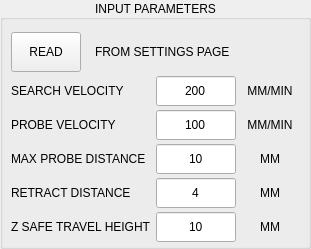
         <widget class="QGroupBox" name="groupbox_parameters">
          <property name="title">
           <string>INPUT PARAMETERS</string>
          </property>
          <property name="alignment">
           <set>Qt::AlignCenter</set>
          </property>
          <layout class="QVBoxLayout" name="verticalLayout">
           <property name="spacing">
            <number>4</number>
           </property>
           <property name="leftMargin">
            <number>8</number>
           </property>
           <property name="topMargin">
            <number>12</number>
           </property>
           <property name="rightMargin">
            <number>8</number>
           </property>
           <property name="bottomMargin">
            <number>4</number>
           </property>
           <item>
            <widget class="QWidget" name="widget_read_settings" native="true">
             <property name="minimumSize">
              <size>
               <width>0</width>
               <height>40</height>
              </size>
             </property>
             <property name="maximumSize">
              <size>
               <width>16777215</width>
               <height>40</height>
              </size>
             </property>
             <layout class="QHBoxLayout" name="horizontalLayout_12">
              <property name="spacing">
               <number>4</number>
              </property>
              <property name="leftMargin">
               <number>0</number>
              </property>
              <property name="topMargin">
               <number>0</number>
              </property>
              <property name="rightMargin">
               <number>0</number>
              </property>
              <property name="bottomMargin">
               <number>0</number>
              </property>
              <item>
               <widget class="QPushButton" name="btn_read_settings">
                <property name="sizePolicy">
                 <sizepolicy hsizetype="Preferred" vsizetype="Preferred">
                  <horstretch>0</horstretch>
                  <verstretch>0</verstretch>
                 </sizepolicy>
                </property>
                <property name="minimumSize">
                 <size>
                  <width>70</width>
                  <height>40</height>
                 </size>
                </property>
                <property name="maximumSize">
                 <size>
                  <width>70</width>
                  <height>40</height>
                 </size>
                </property>
                <property name="text">
                 <string>READ</string>
                </property>
               </widget>
              </item>
              <item>
               <widget class="QLabel" name="label">
                <property name="sizePolicy">
                 <sizepolicy hsizetype="Preferred" vsizetype="Preferred">
                  <horstretch>0</horstretch>
                  <verstretch>0</verstretch>
                 </sizepolicy>
                </property>
                <property name="minimumSize">
                 <size>
                  <width>0</width>
                  <height>0</height>
                 </size>
                </property>
                <property name="maximumSize">
                 <size>
                  <width>16777215</width>
                  <height>16777215</height>
                 </size>
                </property>
                <property name="text">
                 <string>FROM SETTINGS PAGE</string>
                </property>
                <property name="indent">
                 <number>10</number>
                </property>
               </widget>
              </item>
             </layout>
            </widget>
           </item>
           <item>
            <widget class="QWidget" name="widget_search_vel" native="true">
             <property name="minimumSize">
              <size>
               <width>0</width>
               <height>30</height>
              </size>
             </property>
             <property name="maximumSize">
              <size>
               <width>16777215</width>
               <height>30</height>
              </size>
             </property>
             <layout class="QHBoxLayout" name="horizontalLayout_9">
              <property name="spacing">
               <number>4</number>
              </property>
              <property name="leftMargin">
               <number>0</number>
              </property>
              <property name="topMargin">
               <number>0</number>
              </property>
              <property name="rightMargin">
               <number>0</number>
              </property>
              <property name="bottomMargin">
               <number>0</number>
              </property>
              <item>
               <widget class="QLabel" name="lbl_search_vel">
                <property name="sizePolicy">
                 <sizepolicy hsizetype="Preferred" vsizetype="Preferred">
                  <horstretch>0</horstretch>
                  <verstretch>0</verstretch>
                 </sizepolicy>
                </property>
                <property name="minimumSize">
                 <size>
                  <width>0</width>
                  <height>0</height>
                 </size>
                </property>
                <property name="maximumSize">
                 <size>
                  <width>16777215</width>
                  <height>16777215</height>
                 </size>
                </property>
                <property name="text">
                 <string>SEARCH VELOCITY</string>
                </property>
               </widget>
              </item>
              <item>
               <widget class="QLineEdit" name="lineEdit_search_vel">
                <property name="sizePolicy">
                 <sizepolicy hsizetype="Preferred" vsizetype="Preferred">
                  <horstretch>0</horstretch>
                  <verstretch>0</verstretch>
                 </sizepolicy>
                </property>
                <property name="minimumSize">
                 <size>
                  <width>80</width>
                  <height>0</height>
                 </size>
                </property>
                <property name="maximumSize">
                 <size>
                  <width>80</width>
                  <height>16777215</height>
                 </size>
                </property>
                <property name="text">
                 <string>200</string>
                </property>
                <property name="maxLength">
                 <number>8</number>
                </property>
                <property name="alignment">
                 <set>Qt::AlignCenter</set>
                </property>
               </widget>
              </item>
              <item>
               <widget class="QLabel" name="lbl_search_unit">
                <property name="minimumSize">
                 <size>
                  <width>60</width>
                  <height>24</height>
                 </size>
                </property>
                <property name="maximumSize">
                 <size>
                  <width>60</width>
                  <height>24</height>
                 </size>
                </property>
                <property name="text">
                 <string>MM/MIN</string>
                </property>
                <property name="scaledContents">
                 <bool>true</bool>
                </property>
                <property name="alignment">
                 <set>Qt::AlignCenter</set>
                </property>
               </widget>
              </item>
             </layout>
            </widget>
           </item>
           <item>
            <widget class="QWidget" name="widget_probe_vel" native="true">
             <property name="minimumSize">
              <size>
               <width>0</width>
               <height>30</height>
              </size>
             </property>
             <property name="maximumSize">
              <size>
               <width>16777215</width>
               <height>30</height>
              </size>
             </property>
             <layout class="QHBoxLayout" name="horizontalLayout_8">
              <property name="spacing">
               <number>4</number>
              </property>
              <property name="leftMargin">
               <number>0</number>
              </property>
              <property name="topMargin">
               <number>0</number>
              </property>
              <property name="rightMargin">
               <number>0</number>
              </property>
              <property name="bottomMargin">
               <number>0</number>
              </property>
              <item>
               <widget class="QLabel" name="lbl_probe_vel">
                <property name="sizePolicy">
                 <sizepolicy hsizetype="Preferred" vsizetype="Preferred">
                  <horstretch>0</horstretch>
                  <verstretch>0</verstretch>
                 </sizepolicy>
                </property>
                <property name="minimumSize">
                 <size>
                  <width>0</width>
                  <height>0</height>
                 </size>
                </property>
                <property name="maximumSize">
                 <size>
                  <width>16777215</width>
                  <height>16777215</height>
                 </size>
                </property>
                <property name="text">
                 <string>PROBE VELOCITY</string>
                </property>
               </widget>
              </item>
              <item>
               <widget class="QLineEdit" name="lineEdit_probe_vel">
                <property name="sizePolicy">
                 <sizepolicy hsizetype="Preferred" vsizetype="Preferred">
                  <horstretch>0</horstretch>
                  <verstretch>0</verstretch>
                 </sizepolicy>
                </property>
                <property name="minimumSize">
                 <size>
                  <width>80</width>
                  <height>0</height>
                 </size>
                </property>
                <property name="maximumSize">
                 <size>
                  <width>80</width>
                  <height>16777215</height>
                 </size>
                </property>
                <property name="text">
                 <string>100</string>
                </property>
                <property name="maxLength">
                 <number>8</number>
                </property>
                <property name="alignment">
                 <set>Qt::AlignCenter</set>
                </property>
               </widget>
              </item>
              <item>
               <widget class="QLabel" name="lbl_probe_unit">
                <property name="minimumSize">
                 <size>
                  <width>60</width>
                  <height>24</height>
                 </size>
                </property>
                <property name="maximumSize">
                 <size>
                  <width>60</width>
                  <height>24</height>
                 </size>
                </property>
                <property name="text">
                 <string>MM/MIN</string>
                </property>
                <property name="scaledContents">
                 <bool>true</bool>
                </property>
                <property name="alignment">
                 <set>Qt::AlignCenter</set>
                </property>
               </widget>
              </item>
             </layout>
            </widget>
           </item>
           <item>
            <widget class="QWidget" name="widget_max_probe" native="true">
             <property name="minimumSize">
              <size>
               <width>0</width>
               <height>30</height>
              </size>
             </property>
             <property name="maximumSize">
              <size>
               <width>16777215</width>
               <height>30</height>
              </size>
             </property>
             <layout class="QHBoxLayout" name="horizontalLayout_7">
              <property name="spacing">
               <number>4</number>
              </property>
              <property name="leftMargin">
               <number>0</number>
              </property>
              <property name="topMargin">
               <number>0</number>
              </property>
              <property name="rightMargin">
               <number>0</number>
              </property>
              <property name="bottomMargin">
               <number>0</number>
              </property>
              <item>
               <widget class="QLabel" name="lbl_max_probe">
                <property name="sizePolicy">
                 <sizepolicy hsizetype="Preferred" vsizetype="Preferred">
                  <horstretch>0</horstretch>
                  <verstretch>0</verstretch>
                 </sizepolicy>
                </property>
                <property name="minimumSize">
                 <size>
                  <width>0</width>
                  <height>0</height>
                 </size>
                </property>
                <property name="maximumSize">
                 <size>
                  <width>16777215</width>
                  <height>16777215</height>
                 </size>
                </property>
                <property name="text">
                 <string>MAX PROBE DISTANCE</string>
                </property>
               </widget>
              </item>
              <item>
               <widget class="QLineEdit" name="lineEdit_max_probe">
                <property name="sizePolicy">
                 <sizepolicy hsizetype="Preferred" vsizetype="Preferred">
                  <horstretch>0</horstretch>
                  <verstretch>0</verstretch>
                 </sizepolicy>
                </property>
                <property name="minimumSize">
                 <size>
                  <width>80</width>
                  <height>0</height>
                 </size>
                </property>
                <property name="maximumSize">
                 <size>
                  <width>80</width>
                  <height>16777215</height>
                 </size>
                </property>
                <property name="text">
                 <string>10</string>
                </property>
                <property name="maxLength">
                 <number>8</number>
                </property>
                <property name="alignment">
                 <set>Qt::AlignCenter</set>
                </property>
               </widget>
              </item>
              <item>
               <widget class="QLabel" name="lbl_probe_dist_unit">
                <property name="minimumSize">
                 <size>
                  <width>60</width>
                  <height>24</height>
                 </size>
                </property>
                <property name="maximumSize">
                 <size>
                  <width>60</width>
                  <height>24</height>
                 </size>
                </property>
                <property name="text">
                 <string>MM</string>
                </property>
                <property name="scaledContents">
                 <bool>true</bool>
                </property>
                <property name="alignment">
                 <set>Qt::AlignCenter</set>
                </property>
               </widget>
              </item>
             </layout>
            </widget>
           </item>
           <item>
            <widget class="QWidget" name="widget_return_distance" native="true">
             <property name="minimumSize">
              <size>
               <width>0</width>
               <height>30</height>
              </size>
             </property>
             <property name="maximumSize">
              <size>
               <width>16777215</width>
               <height>30</height>
              </size>
             </property>
             <layout class="QHBoxLayout" name="horizontalLayout_3">
              <property name="spacing">
               <number>4</number>
              </property>
              <property name="leftMargin">
               <number>0</number>
              </property>
              <property name="topMargin">
               <number>0</number>
              </property>
              <property name="rightMargin">
               <number>0</number>
              </property>
              <property name="bottomMargin">
               <number>0</number>
              </property>
              <item>
               <widget class="QLabel" name="lbl_retract_distance">
                <property name="sizePolicy">
                 <sizepolicy hsizetype="Preferred" vsizetype="Preferred">
                  <horstretch>0</horstretch>
                  <verstretch>0</verstretch>
                 </sizepolicy>
                </property>
                <property name="minimumSize">
                 <size>
                  <width>0</width>
                  <height>0</height>
                 </size>
                </property>
                <property name="maximumSize">
                 <size>
                  <width>16777215</width>
                  <height>16777215</height>
                 </size>
                </property>
                <property name="toolTip">
                 <string>Distance to retract after G38 probing operation</string>
                </property>
                <property name="text">
                 <string>RETRACT DISTANCE</string>
                </property>
               </widget>
              </item>
              <item>
               <widget class="QLineEdit" name="lineEdit_retract_distance">
                <property name="sizePolicy">
                 <sizepolicy hsizetype="Preferred" vsizetype="Preferred">
                  <horstretch>0</horstretch>
                  <verstretch>0</verstretch>
                 </sizepolicy>
                </property>
                <property name="minimumSize">
                 <size>
                  <width>80</width>
                  <height>0</height>
                 </size>
                </property>
                <property name="maximumSize">
                 <size>
                  <width>80</width>
                  <height>16777215</height>
                 </size>
                </property>
                <property name="text">
                 <string>4</string>
                </property>
                <property name="maxLength">
                 <number>8</number>
                </property>
                <property name="alignment">
                 <set>Qt::AlignCenter</set>
                </property>
               </widget>
              </item>
              <item>
               <widget class="QLabel" name="lbl_retract_unit">
                <property name="minimumSize">
                 <size>
                  <width>60</width>
                  <height>24</height>
                 </size>
                </property>
                <property name="maximumSize">
                 <size>
                  <width>60</width>
                  <height>24</height>
                 </size>
                </property>
                <property name="text">
                 <string>MM</string>
                </property>
                <property name="scaledContents">
                 <bool>true</bool>
                </property>
                <property name="alignment">
                 <set>Qt::AlignCenter</set>
                </property>
               </widget>
              </item>
             </layout>
            </widget>
           </item>
           <item>
            <widget class="QWidget" name="widget_z_safe_travel" native="true">
             <property name="minimumSize">
              <size>
               <width>0</width>
               <height>30</height>
              </size>
             </property>
             <property name="maximumSize">
              <size>
               <width>16777215</width>
               <height>30</height>
              </size>
             </property>
             <layout class="QHBoxLayout" name="horizontalLayout_2">
              <property name="spacing">
               <number>4</number>
              </property>
              <property name="leftMargin">
               <number>0</number>
              </property>
              <property name="topMargin">
               <number>0</number>
              </property>
              <property name="rightMargin">
               <number>0</number>
              </property>
              <property name="bottomMargin">
               <number>0</number>
              </property>
              <item>
               <widget class="QLabel" name="lbl_z_safe_travel">
                <property name="sizePolicy">
                 <sizepolicy hsizetype="Preferred" vsizetype="Preferred">
                  <horstretch>0</horstretch>
                  <verstretch>0</verstretch>
                 </sizepolicy>
                </property>
                <property name="minimumSize">
                 <size>
                  <width>0</width>
                  <height>0</height>
                 </size>
                </property>
                <property name="maximumSize">
                 <size>
                  <width>16777215</width>
                  <height>16777215</height>
                 </size>
                </property>
                <property name="text">
                 <string>Z SAFE TRAVEL HEIGHT</string>
                </property>
               </widget>
              </item>
              <item>
               <widget class="QLineEdit" name="lineEdit_z_safe_travel">
                <property name="sizePolicy">
                 <sizepolicy hsizetype="Preferred" vsizetype="Preferred">
                  <horstretch>0</horstretch>
                  <verstretch>0</verstretch>
                 </sizepolicy>
                </property>
                <property name="minimumSize">
                 <size>
                  <width>80</width>
                  <height>0</height>
                 </size>
                </property>
                <property name="maximumSize">
                 <size>
                  <width>80</width>
                  <height>16777215</height>
                 </size>
                </property>
                <property name="text">
                 <string>10</string>
                </property>
                <property name="maxLength">
                 <number>8</number>
                </property>
                <property name="alignment">
                 <set>Qt::AlignCenter</set>
                </property>
               </widget>
              </item>
              <item>
               <widget class="QLabel" name="lbl_safe_unit">
                <property name="minimumSize">
                 <size>
                  <width>60</width>
                  <height>24</height>
                 </size>
                </property>
                <property name="maximumSize">
                 <size>
                  <width>60</width>
                  <height>24</height>
                 </size>
                </property>
                <property name="text">
                 <string>MM</string>
                </property>
                <property name="scaledContents">
                 <bool>true</bool>
                </property>
                <property name="alignment">
                 <set>Qt::AlignCenter</set>
                </property>
               </widget>
              </item>
             </layout>
            </widget>
           </item>
          </layout>
         </widget>
